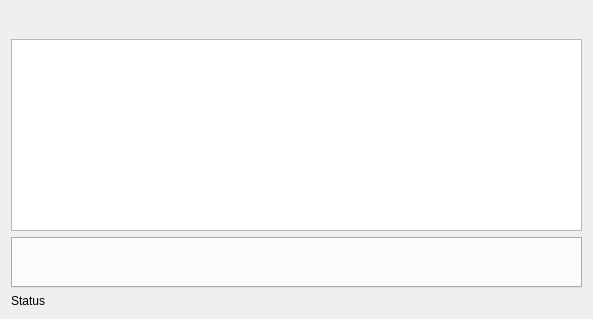
<?xml version="1.0" encoding="UTF-8"?>
<ui version="4.0">
 <comment>
 * Released as open source by Gabriel Caudrelier
 *
 * Developed by Gabriel Caudrelier, gabriel dot caudrelier at gmail dot com
 *
 * https://github.com/metrodango/pip3line
 *
 * Released under AGPL see LICENSE for more information
</comment>
 <class>PacketAnalyserTab</class>
 <widget class="QWidget" name="PacketAnalyserTab">
  <property name="geometry">
   <rect>
    <x>0</x>
    <y>0</y>
    <width>593</width>
    <height>319</height>
   </rect>
  </property>
  <property name="windowTitle">
   <string>Form</string>
  </property>
  <layout class="QVBoxLayout" name="verticalLayout">
   <item>
    <widget class="QWidget" name="toolBarWidget" native="true">
     <layout class="QHBoxLayout" name="toolBarLayout">
      <property name="spacing">
       <number>0</number>
      </property>
      <property name="leftMargin">
       <number>0</number>
      </property>
      <property name="topMargin">
       <number>0</number>
      </property>
      <property name="rightMargin">
       <number>0</number>
      </property>
      <property name="bottomMargin">
       <number>0</number>
      </property>
      <item>
       <widget class="QPushButton" name="importPushButton">
        <property name="maximumSize">
         <size>
          <width>24</width>
          <height>16777215</height>
         </size>
        </property>
        <property name="toolTip">
         <string>Import packet from</string>
        </property>
        <property name="text">
         <string/>
        </property>
        <property name="icon">
         <iconset resource="../gui_res.qrc">
          <normaloff>:/Images/icons/document-open-8.png</normaloff>:/Images/icons/document-open-8.png</iconset>
        </property>
        <property name="flat">
         <bool>true</bool>
        </property>
       </widget>
      </item>
      <item>
       <widget class="QPushButton" name="exportPushButton">
        <property name="maximumSize">
         <size>
          <width>24</width>
          <height>16777215</height>
         </size>
        </property>
        <property name="toolTip">
         <string>Export packet list to</string>
        </property>
        <property name="text">
         <string/>
        </property>
        <property name="icon">
         <iconset resource="../gui_res.qrc">
          <normaloff>:/Images/icons/document-save-5.png</normaloff>:/Images/icons/document-save-5.png</iconset>
        </property>
        <property name="flat">
         <bool>true</bool>
        </property>
       </widget>
      </item>
      <item>
       <spacer name="horizontalSpacer_2">
        <property name="orientation">
         <enum>Qt::Horizontal</enum>
        </property>
        <property name="sizeHint" stdset="0">
         <size>
          <width>40</width>
          <height>20</height>
         </size>
        </property>
       </spacer>
      </item>
      <item>
       <widget class="QPushButton" name="optionsPushButton">
        <property name="maximumSize">
         <size>
          <width>24</width>
          <height>16777215</height>
         </size>
        </property>
        <property name="toolTip">
         <string>Open the options panel</string>
        </property>
        <property name="text">
         <string/>
        </property>
        <property name="icon">
         <iconset resource="../gui_res.qrc">
          <normaloff>:/Images/icons/view-choose-2.png</normaloff>:/Images/icons/view-choose-2.png</iconset>
        </property>
        <property name="flat">
         <bool>true</bool>
        </property>
       </widget>
      </item>
      <item>
       <spacer name="horizontalSpacer_3">
        <property name="orientation">
         <enum>Qt::Horizontal</enum>
        </property>
        <property name="sizeHint" stdset="0">
         <size>
          <width>40</width>
          <height>20</height>
         </size>
        </property>
       </spacer>
      </item>
      <item>
       <widget class="QPushButton" name="trackPushButton">
        <property name="maximumSize">
         <size>
          <width>24</width>
          <height>16777215</height>
         </size>
        </property>
        <property name="toolTip">
         <string>Track last packet</string>
        </property>
        <property name="text">
         <string/>
        </property>
        <property name="icon">
         <iconset resource="../gui_res.qrc">
          <normaloff>:/Images/icons/go-bottom-3.png</normaloff>:/Images/icons/go-bottom-3.png</iconset>
        </property>
        <property name="checkable">
         <bool>true</bool>
        </property>
        <property name="flat">
         <bool>true</bool>
        </property>
       </widget>
      </item>
      <item>
       <widget class="QPushButton" name="addColumnPushButton">
        <property name="maximumSize">
         <size>
          <width>24</width>
          <height>16777215</height>
         </size>
        </property>
        <property name="toolTip">
         <string>Add a new custom column to the table</string>
        </property>
        <property name="text">
         <string/>
        </property>
        <property name="icon">
         <iconset resource="../gui_res.qrc">
          <normaloff>:/Images/icons/dialog-more.png</normaloff>:/Images/icons/dialog-more.png</iconset>
        </property>
        <property name="flat">
         <bool>true</bool>
        </property>
       </widget>
      </item>
      <item>
       <widget class="QPushButton" name="addViewPushButton">
        <property name="maximumSize">
         <size>
          <width>24</width>
          <height>16777215</height>
         </size>
        </property>
        <property name="toolTip">
         <string>Add a custom View to the packet view</string>
        </property>
        <property name="text">
         <string/>
        </property>
        <property name="icon">
         <iconset resource="../gui_res.qrc">
          <normaloff>:/Images/icons/window-new-7.png</normaloff>:/Images/icons/window-new-7.png</iconset>
        </property>
        <property name="flat">
         <bool>true</bool>
        </property>
       </widget>
      </item>
      <item>
       <spacer name="horizontalSpacer_5">
        <property name="orientation">
         <enum>Qt::Horizontal</enum>
        </property>
        <property name="sizeHint" stdset="0">
         <size>
          <width>40</width>
          <height>20</height>
         </size>
        </property>
       </spacer>
      </item>
      <item>
       <widget class="QPushButton" name="mergePacketsPushButton">
        <property name="maximumSize">
         <size>
          <width>48</width>
          <height>48</height>
         </size>
        </property>
        <property name="toolTip">
         <string>Merge consecutives packets with the same direction.
 USE WITH CAUTION !</string>
        </property>
        <property name="text">
         <string/>
        </property>
        <property name="icon">
         <iconset resource="../gui_res.qrc">
          <normaloff>:/Images/icons/format-line-spacing-triple.png</normaloff>:/Images/icons/format-line-spacing-triple.png</iconset>
        </property>
        <property name="flat">
         <bool>true</bool>
        </property>
       </widget>
      </item>
      <item>
       <spacer name="horizontalSpacer_4">
        <property name="orientation">
         <enum>Qt::Horizontal</enum>
        </property>
        <property name="sizeHint" stdset="0">
         <size>
          <width>40</width>
          <height>20</height>
         </size>
        </property>
       </spacer>
      </item>
      <item>
       <widget class="QPushButton" name="interceptPushButton">
        <property name="maximumSize">
         <size>
          <width>24</width>
          <height>16777215</height>
         </size>
        </property>
        <property name="toolTip">
         <string>Enable/disable interception</string>
        </property>
        <property name="text">
         <string/>
        </property>
        <property name="icon">
         <iconset resource="../gui_res.qrc">
          <normaloff>:/Images/icons/process-stop.png</normaloff>:/Images/icons/process-stop.png</iconset>
        </property>
        <property name="flat">
         <bool>true</bool>
        </property>
       </widget>
      </item>
      <item>
       <widget class="QPushButton" name="forwardPushButton">
        <property name="maximumSize">
         <size>
          <width>24</width>
          <height>16777215</height>
         </size>
        </property>
        <property name="toolTip">
         <string>Forward the current packet (if applicable)</string>
        </property>
        <property name="text">
         <string/>
        </property>
        <property name="icon">
         <iconset resource="../gui_res.qrc">
          <normaloff>:/Images/icons/arrow-right-double-3.png</normaloff>:/Images/icons/arrow-right-double-3.png</iconset>
        </property>
        <property name="flat">
         <bool>true</bool>
        </property>
       </widget>
      </item>
      <item>
       <spacer name="horizontalSpacer">
        <property name="orientation">
         <enum>Qt::Horizontal</enum>
        </property>
        <property name="sizeHint" stdset="0">
         <size>
          <width>40</width>
          <height>20</height>
         </size>
        </property>
       </spacer>
      </item>
      <item>
       <widget class="QPushButton" name="refreshPushButton">
        <property name="maximumSize">
         <size>
          <width>24</width>
          <height>16777215</height>
         </size>
        </property>
        <property name="toolTip">
         <string>Recompute all the user columns</string>
        </property>
        <property name="text">
         <string/>
        </property>
        <property name="icon">
         <iconset resource="../gui_res.qrc">
          <normaloff>:/Images/icons/view-refresh.png</normaloff>:/Images/icons/view-refresh.png</iconset>
        </property>
        <property name="flat">
         <bool>true</bool>
        </property>
       </widget>
      </item>
      <item>
       <widget class="QPushButton" name="clearPushButton">
        <property name="maximumSize">
         <size>
          <width>24</width>
          <height>16777215</height>
         </size>
        </property>
        <property name="toolTip">
         <string>Clear all packets</string>
        </property>
        <property name="text">
         <string/>
        </property>
        <property name="icon">
         <iconset resource="../gui_res.qrc">
          <normaloff>:/Images/icons/edit-clear-2.png</normaloff>:/Images/icons/edit-clear-2.png</iconset>
        </property>
        <property name="flat">
         <bool>true</bool>
        </property>
       </widget>
      </item>
     </layout>
    </widget>
   </item>
   <item>
    <widget class="QTableView" name="packetTableView"/>
   </item>
   <item>
    <widget class="QTabWidget" name="viewTabWidget">
     <property name="currentIndex">
      <number>-1</number>
     </property>
     <property name="tabsClosable">
      <bool>true</bool>
     </property>
    </widget>
   </item>
   <item>
    <widget class="QWidget" name="statusBarWidget" native="true">
     <layout class="QHBoxLayout" name="horizontalLayout">
      <property name="spacing">
       <number>0</number>
      </property>
      <property name="leftMargin">
       <number>0</number>
      </property>
      <property name="topMargin">
       <number>0</number>
      </property>
      <property name="rightMargin">
       <number>0</number>
      </property>
      <property name="bottomMargin">
       <number>0</number>
      </property>
      <item alignment="Qt::AlignLeft">
       <widget class="QLabel" name="statusLabel">
        <property name="sizePolicy">
         <sizepolicy hsizetype="Maximum" vsizetype="Preferred">
          <horstretch>0</horstretch>
          <verstretch>0</verstretch>
         </sizepolicy>
        </property>
        <property name="text">
         <string>Status</string>
        </property>
       </widget>
      </item>
      <item>
       <widget class="QLabel" name="messagesLabel">
        <property name="text">
         <string/>
        </property>
        <property name="alignment">
         <set>Qt::AlignRight|Qt::AlignTrailing|Qt::AlignVCenter</set>
        </property>
       </widget>
      </item>
     </layout>
    </widget>
   </item>
  </layout>
  <action name="actionAuto_merge_packets">
   <property name="checkable">
    <bool>true</bool>
   </property>
   <property name="text">
    <string>Auto merge packets</string>
   </property>
   <property name="toolTip">
    <string>Enable automatic packet merging for consecutives packets received</string>
   </property>
  </action>
  <action name="actionMergePacketsNow">
   <property name="text">
    <string>Merge packets now</string>
   </property>
   <property name="toolTip">
    <string>Just merge all consecutives packets with the same direction now</string>
   </property>
  </action>
 </widget>
 <resources>
  <include location="../gui_res.qrc"/>
 </resources>
 <connections/>
</ui>
